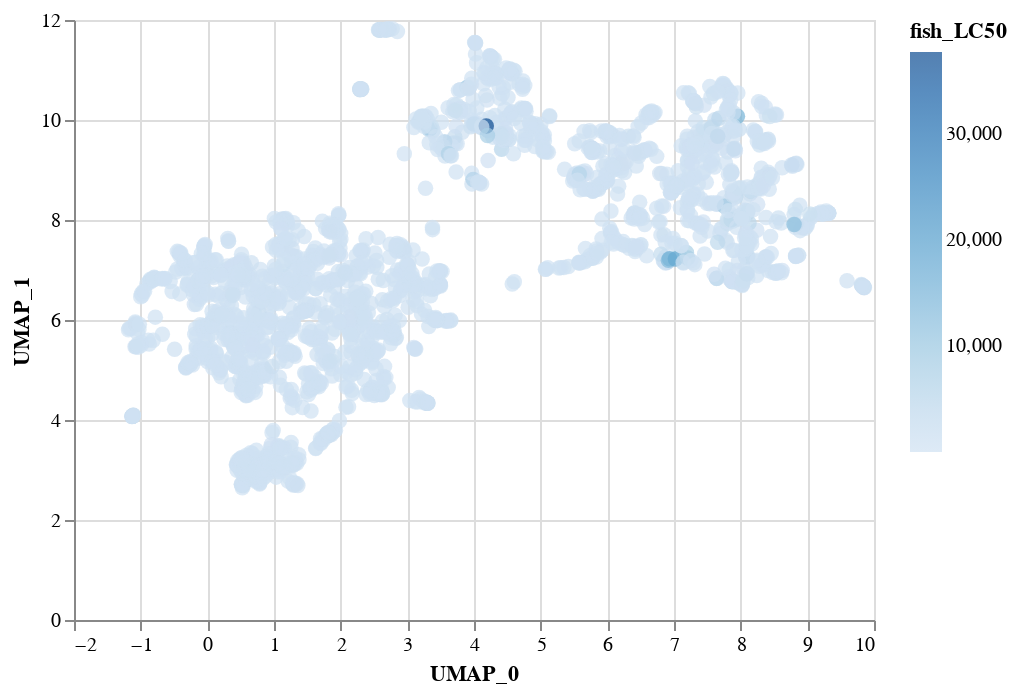

Here is the notebook cell this chart was saved with:
### Code cell
fish

### Figure 1 — Vega-Lite specification as saved in the notebook (floating-point values rounded to 4 significant figures; data arrays with more than 128 entries replaced by an {"elided": "..."} marker saying what was removed)
{"config": {"view": {"continuousWidth": 400, "continuousHeight": 300}}, "data": {"name": "data-fdf3ac349b90c0abcdb6f767732afead"}, "mark": {"type": "circle", "size": 60}, "encoding": {"color": {"type": "quantitative", "field": "fish_LC50"}, "x": {"type": "quantitative", "field": "UMAP_0"}, "y": {"type": "quantitative", "field": "UMAP_1"}}, "$schema": "https://vega.github.io/schema/vega-lite/v4.8.1.json", "datasets": {"data-fdf3ac349b90c0abcdb6f767732afead": {"elided": "2199 records"}}}
